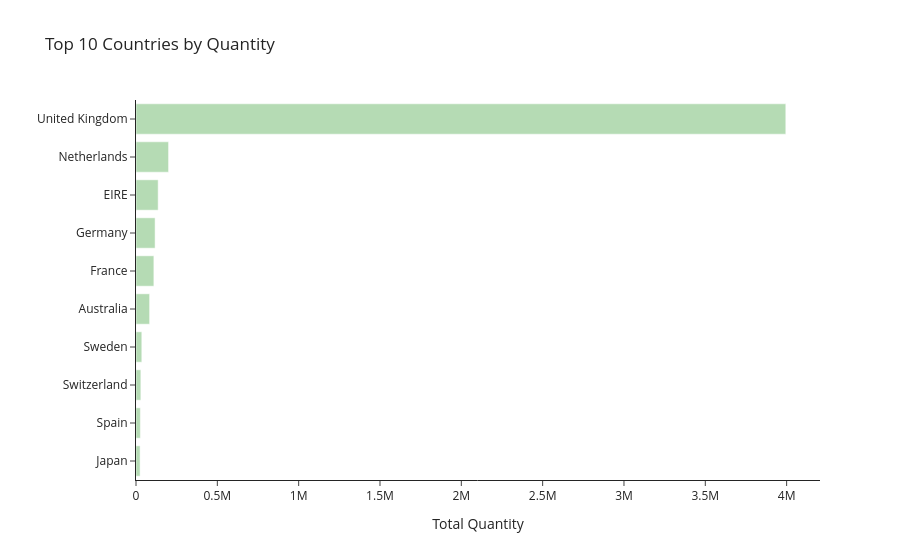

This figure's notebook cell:
### Code cell
top10_quant = total_country.sort_values("TotalQuantity", ascending=False).head(10)

fig = px.bar(
    top10_quant, 
    x="TotalQuantity",
    y="Country",
    title="Top 10 Countries by Quantity",
    labels={"TotalQuantity": "Total Quantity", "Country": ""},
)


fig.update_traces(marker_color="#B5DBB4")
fig.update_layout(template="simple_white", yaxis=dict(categoryorder="total ascending"), coloraxis_showscale=False)
fig.show()

### Figure 1 — Plotly figure (JSON) as saved in the notebook; plotly's stock layout.template omitted (floating-point values rounded to 4 significant figures)
{"data": [{"hovertemplate": "Total Quantity=%{x}<br>=%{y}<extra></extra>", "legendgroup": "", "marker": {"color": "#B5DBB4", "pattern": {"shape": ""}}, "name": "", "orientation": "h", "showlegend": false, "textposition": "auto", "type": "bar", "x": [3994870, 200128, 136187, 117341, 109806, 83643, 35632, 29778, 26817, 25218], "xaxis": "x", "y": ["United Kingdom", "Netherlands", "EIRE", "Germany", "France", "Australia", "Sweden", "Switzerland", "Spain", "Japan"], "yaxis": "y"}], "layout": {"barmode": "relative", "coloraxis": {"showscale": false}, "legend": {"tracegroupgap": 0}, "title": {"text": "Top 10 Countries by Quantity"}, "xaxis": {"anchor": "y", "domain": [0, 1], "title": {"text": "Total Quantity"}}, "yaxis": {"anchor": "x", "categoryorder": "total ascending", "domain": [0, 1], "title": {"text": ""}}}}
